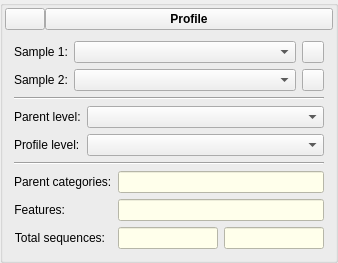
          <widget class="QGroupBox" name="groupProfile">
           <property name="title">
            <string/>
           </property>
           <property name="flat">
            <bool>false</bool>
           </property>
           <layout class="QVBoxLayout" name="verticalLayout_4">
            <property name="spacing">
             <number>2</number>
            </property>
            <property name="margin">
             <number>2</number>
            </property>
            <item>
             <layout class="QHBoxLayout" name="horizontalLayout_20">
              <property name="spacing">
               <number>0</number>
              </property>
              <item>
               <widget class="QPushButton" name="btnProfileArrow">
                <property name="text">
                 <string/>
                </property>
                <property name="icon">
                 <iconset>
                  <normaloff>icons/downArrow.png</normaloff>icons/downArrow.png</iconset>
                </property>
               </widget>
              </item>
              <item>
               <widget class="QPushButton" name="btnProfileTab">
                <property name="sizePolicy">
                 <sizepolicy hsizetype="Expanding" vsizetype="Fixed">
                  <horstretch>1</horstretch>
                  <verstretch>0</verstretch>
                 </sizepolicy>
                </property>
                <property name="minimumSize">
                 <size>
                  <width>0</width>
                  <height>0</height>
                 </size>
                </property>
                <property name="maximumSize">
                 <size>
                  <width>16777215</width>
                  <height>16777215</height>
                 </size>
                </property>
                <property name="baseSize">
                 <size>
                  <width>0</width>
                  <height>0</height>
                 </size>
                </property>
                <property name="font">
                 <font>
                  <weight>75</weight>
                  <italic>false</italic>
                  <bold>true</bold>
                 </font>
                </property>
                <property name="text">
                 <string>Profile</string>
                </property>
                <property name="flat">
                 <bool>false</bool>
                </property>
               </widget>
              </item>
             </layout>
            </item>
            <item>
             <widget class="QWidget" name="widgetProfile" native="true">
              <property name="sizePolicy">
               <sizepolicy hsizetype="Preferred" vsizetype="Preferred">
                <horstretch>0</horstretch>
                <verstretch>1</verstretch>
               </sizepolicy>
              </property>
              <layout class="QVBoxLayout" name="verticalLayout_5">
               <item>
                <layout class="QFormLayout" name="formLayout">
                 <property name="fieldGrowthPolicy">
                  <enum>QFormLayout::AllNonFixedFieldsGrow</enum>
                 </property>
                 <item row="0" column="0">
                  <widget class="QLabel" name="label_14">
                   <property name="text">
                    <string>Sample 1:</string>
                   </property>
                  </widget>
                 </item>
                 <item row="0" column="1">
                  <layout class="QHBoxLayout" name="horizontalLayout_7">
                   <property name="spacing">
                    <number>6</number>
                   </property>
                   <property name="bottomMargin">
                    <number>0</number>
                   </property>
                   <item>
                    <widget class="QComboBox" name="cboSample1"/>
                   </item>
                   <item>
                    <widget class="QPushButton" name="btnSample1Colour">
                     <property name="sizePolicy">
                      <sizepolicy hsizetype="Fixed" vsizetype="Fixed">
                       <horstretch>0</horstretch>
                       <verstretch>0</verstretch>
                      </sizepolicy>
                     </property>
                     <property name="minimumSize">
                      <size>
                       <width>22</width>
                       <height>22</height>
                      </size>
                     </property>
                     <property name="maximumSize">
                      <size>
                       <width>22</width>
                       <height>22</height>
                      </size>
                     </property>
                     <property name="text">
                      <string/>
                     </property>
                    </widget>
                   </item>
                  </layout>
                 </item>
                 <item row="1" column="0">
                  <widget class="QLabel" name="label_15">
                   <property name="text">
                    <string>Sample 2:</string>
                   </property>
                  </widget>
                 </item>
                 <item row="1" column="1">
                  <layout class="QHBoxLayout" name="horizontalLayout_12">
                   <item>
                    <widget class="QComboBox" name="cboSample2"/>
                   </item>
                   <item>
                    <widget class="QPushButton" name="btnSample2Colour">
                     <property name="sizePolicy">
                      <sizepolicy hsizetype="Fixed" vsizetype="Fixed">
                       <horstretch>0</horstretch>
                       <verstretch>0</verstretch>
                      </sizepolicy>
                     </property>
                     <property name="minimumSize">
                      <size>
                       <width>22</width>
                       <height>22</height>
                      </size>
                     </property>
                     <property name="maximumSize">
                      <size>
                       <width>22</width>
                       <height>22</height>
                      </size>
                     </property>
                     <property name="text">
                      <string/>
                     </property>
                    </widget>
                   </item>
                  </layout>
                 </item>
                </layout>
               </item>
               <item>
                <widget class="Line" name="line_6">
                 <property name="orientation">
                  <enum>Qt::Horizontal</enum>
                 </property>
                </widget>
               </item>
               <item>
                <layout class="QFormLayout" name="formLayout_3">
                 <property name="fieldGrowthPolicy">
                  <enum>QFormLayout::AllNonFixedFieldsGrow</enum>
                 </property>
                 <item row="0" column="0">
                  <widget class="QLabel" name="label_11">
                   <property name="text">
                    <string>Parent level:</string>
                   </property>
                  </widget>
                 </item>
                 <item row="0" column="1">
                  <widget class="QComboBox" name="cboParentalLevel"/>
                 </item>
                 <item row="1" column="0">
                  <widget class="QLabel" name="lblProfile">
                   <property name="text">
                    <string>Profile level:</string>
                   </property>
                  </widget>
                 </item>
                 <item row="1" column="1">
                  <widget class="QComboBox" name="cboProfileLevel"/>
                 </item>
                </layout>
               </item>
               <item>
                <widget class="Line" name="line_5">
                 <property name="orientation">
                  <enum>Qt::Horizontal</enum>
                 </property>
                </widget>
               </item>
               <item>
                <layout class="QFormLayout" name="formLayout_5">
                 <property name="fieldGrowthPolicy">
                  <enum>QFormLayout::AllNonFixedFieldsGrow</enum>
                 </property>
                 <item row="0" column="0">
                  <widget class="QLabel" name="lblParentCategories">
                   <property name="text">
                    <string>Parent categories:</string>
                   </property>
                  </widget>
                 </item>
                 <item row="0" column="1">
                  <widget class="QLineEdit" name="txtNumParentCategories">
                   <property name="styleSheet">
                    <string>background-color: rgb(255, 255, 235);</string>
                   </property>
                   <property name="readOnly">
                    <bool>true</bool>
                   </property>
                  </widget>
                 </item>
                 <item row="1" column="0">
                  <widget class="QLabel" name="lblFeatures">
                   <property name="text">
                    <string>Features:</string>
                   </property>
                   <property name="alignment">
                    <set>Qt::AlignRight|Qt::AlignTrailing|Qt::AlignVCenter</set>
                   </property>
                  </widget>
                 </item>
                 <item row="1" column="1">
                  <widget class="QLineEdit" name="txtNumFeatures">
                   <property name="styleSheet">
                    <string>background-color: rgb(255, 255, 235);</string>
                   </property>
                   <property name="readOnly">
                    <bool>true</bool>
                   </property>
                  </widget>
                 </item>
                 <item row="2" column="0">
                  <widget class="QLabel" name="lblTotalSeqs">
                   <property name="text">
                    <string>Total sequences:</string>
                   </property>
                   <property name="alignment">
                    <set>Qt::AlignRight|Qt::AlignTrailing|Qt::AlignVCenter</set>
                   </property>
                  </widget>
                 </item>
                 <item row="2" column="1">
                  <layout class="QHBoxLayout" name="horizontalLayout_4">
                   <item>
                    <widget class="QLineEdit" name="txtTotalSeqs1">
                     <property name="sizePolicy">
                      <sizepolicy hsizetype="Expanding" vsizetype="Fixed">
                       <horstretch>0</horstretch>
                       <verstretch>0</verstretch>
                      </sizepolicy>
                     </property>
                     <property name="minimumSize">
                      <size>
                       <width>0</width>
                       <height>0</height>
                      </size>
                     </property>
                     <property name="maximumSize">
                      <size>
                       <width>100</width>
                       <height>16777215</height>
                      </size>
                     </property>
                     <property name="baseSize">
                      <size>
                       <width>25</width>
                       <height>0</height>
                      </size>
                     </property>
                     <property name="styleSheet">
                      <string>background-color: rgb(255, 255, 235);</string>
                     </property>
                     <property name="readOnly">
                      <bool>true</bool>
                     </property>
                    </widget>
                   </item>
                   <item>
                    <spacer name="horizontalSpacer_7">
                     <property name="orientation">
                      <enum>Qt::Horizontal</enum>
                     </property>
                     <property name="sizeHint" stdset="0">
                      <size>
                       <width>0</width>
                       <height>20</height>
                      </size>
                     </property>
                    </spacer>
                   </item>
                   <item>
                    <widget class="QLineEdit" name="txtTotalSeqs2">
                     <property name="sizePolicy">
                      <sizepolicy hsizetype="Expanding" vsizetype="Fixed">
                       <horstretch>0</horstretch>
                       <verstretch>0</verstretch>
                      </sizepolicy>
                     </property>
                     <property name="minimumSize">
                      <size>
                       <width>0</width>
                       <height>0</height>
                      </size>
                     </property>
                     <property name="maximumSize">
                      <size>
                       <width>100</width>
                       <height>16777215</height>
                      </size>
                     </property>
                     <property name="baseSize">
                      <size>
                       <width>25</width>
                       <height>0</height>
                      </size>
                     </property>
                     <property name="styleSheet">
                      <string>background-color: rgb(255, 255, 235);</string>
                     </property>
                     <property name="readOnly">
                      <bool>true</bool>
                     </property>
                    </widget>
                   </item>
                  </layout>
                 </item>
                </layout>
               </item>
              </layout>
             </widget>
            </item>
           </layout>
          </widget>
